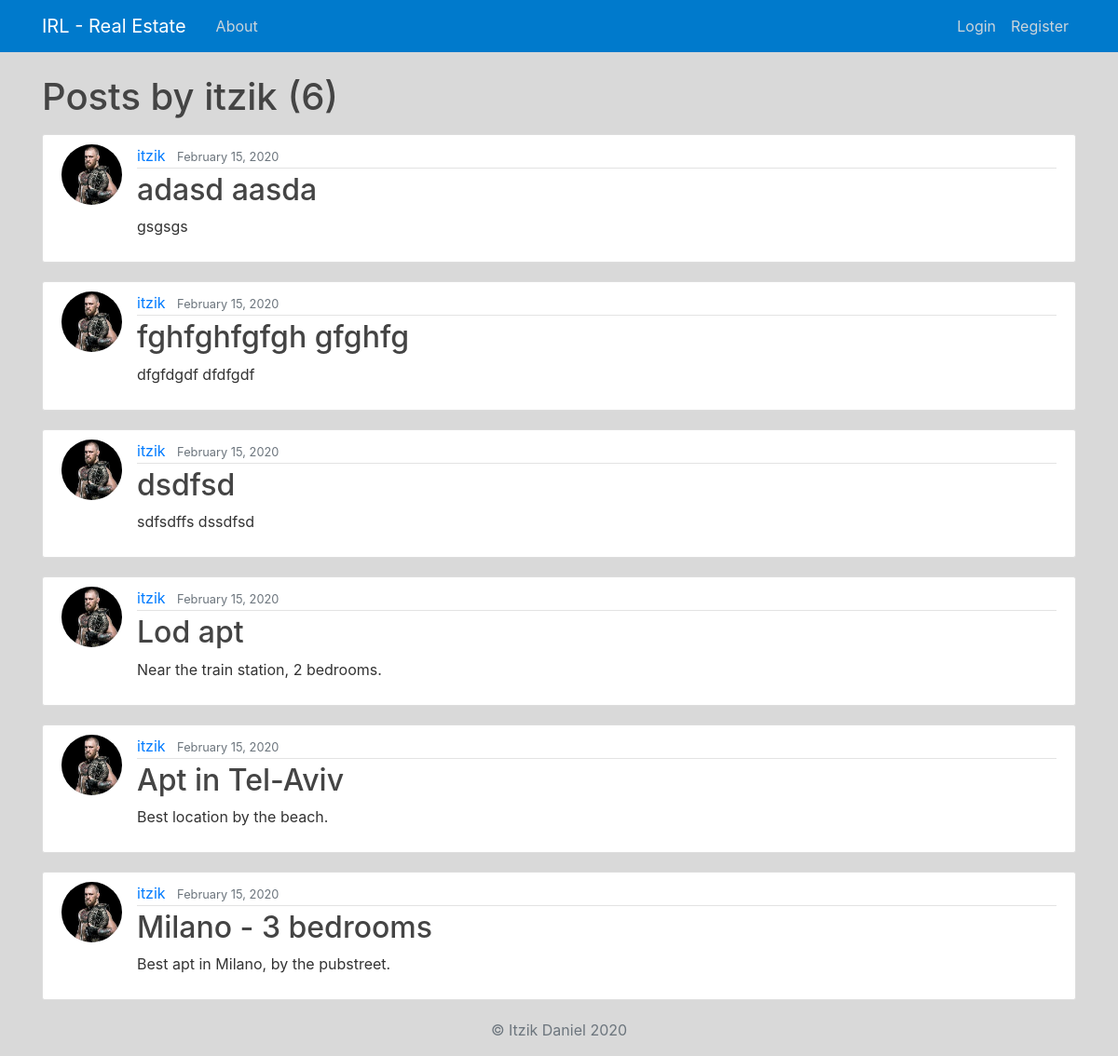
The app's page /user/itzik with its own data.
### blog/models.py (models this page shows, shortened)
class Post(models.Model):
    title = models.CharField(max_length=30)
    content = models.TextField()
    price = models.CharField(max_length=10)
    date_posted = models.DateTimeField(default=timezone.now)
    author = models.ForeignKey(User, on_delete=models.CASCADE)
    image = models.ImageField(upload_to='images', blank=False)
    image_sec = models.ImageField(upload_to='images', blank=False)
    image2_third = models.ImageField(upload_to='images', blank=False)

### users/models.py (models this page shows, shortened)
class Profile(models.Model):
    user = models.OneToOneField(User, on_delete=models.CASCADE)
    image = models.ImageField(default='default.png', upload_to='profile_pics')

### blog/views.py (the view)
# urls.py: path('user/<str:username>', UserPostListView.as_view(), name='user-posts'),
class UserPostListView(ListView):
    model = Post
    template_name = 'blog/user_posts.html'  # <app>/<model>_<viewtype>.html
    context_object_name = 'posts'
    paginate_by = 6
    def get_queryset(self):
        user = get_object_or_404(User, username=self.kwargs.get('username'))
        return Post.objects.filter(author=user).order_by('-date_posted')

### blog/templates/blog/user_posts.html (shortened to what this page needs)
{% extends "blog/base.html" %}
{% block content %}
    <h1 class="mb-3">Posts by {{ view.kwargs.username }} ({{ page_obj.paginator.count }})</h1>
    {% for post in posts %}
        <article class="media content-section">
          <img class="rounded-circle article-img" src="{{ post.author.profile.image.url }}">
          <div class="media-body">
            <div class="article-metadata">
              <a class="mr-2" href="{% url 'user-posts' post.author.username %}">{{ post.author }}</a>
              <small class="text-muted">{{ post.date_posted|date:"F d, Y" }}</small>
            </div>
            <h2><a class="article-title" href="{% url 'post-detail' post.id %}">{{ post.title }}</a></h2>
            <p class="article-content">{{ post.content }}</p>
          </div>
        </article>
    {% endfor %}
{% endblock content %}

### blog/static/blog/main.css (style rules this page uses)
body { background: #d9d9d9; color: #333333; margin-top: 5rem; }
h1, h2, h3, h4, h5, h6 { color: #444444; }
.content-section { background: #ffffff; padding: 10px 20px; border: 1px solid #dddddd; border-radius: 3px; margin-bottom: 20px; }
.article-title { color: #444444; }
.article-content { white-space: pre-line; }
.article-img { height: 65px; width: 65px; margin-right: 16px; }
.article-metadata { padding-bottom: 1px; margin-bottom: 4px; border-bottom: 1px solid #e3e3e3 }

### records on screen
Post: author.profile.image (picture), author "itzik", date_posted "February 15, 2020", title "adasd aasda", content "gsgsgs"
Post: author.profile.image (picture), author "itzik", date_posted "February 15, 2020", title "fghfghfgfgh gfghfg", content "dfgfdgdf dfdfgdf"
Post: author.profile.image (picture), author "itzik", date_posted "February 15, 2020", title "dsdfsd", content "sdfsdffs dssdfsd"
Post: author.profile.image (picture), author "itzik", date_posted "February 15, 2020", title "Lod apt", content "Near the train station, 2 bedrooms."
Post: author.profile.image (picture), author "itzik", date_posted "February 15, 2020", title "Apt in Tel-Aviv", content "Best location by the beach."
Post: author.profile.image (picture), author "itzik", date_posted "February 15, 2020", title "Milano - 3 bedrooms", content "Best apt in Milano, by the pubstreet."

### other values on screen
{{ view.kwargs.username }} "itzik"
{{ page_obj.paginator.count }} "6"
